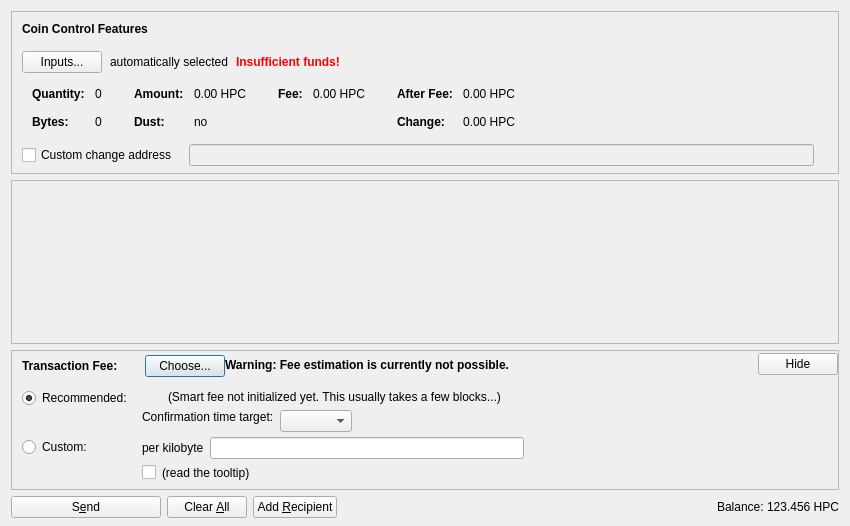
<?xml version="1.0" encoding="UTF-8"?>
<ui version="4.0">
 <class>SendCoinsDialog</class>
 <widget class="QDialog" name="SendCoinsDialog">
  <property name="geometry">
   <rect>
    <x>0</x>
    <y>0</y>
    <width>850</width>
    <height>526</height>
   </rect>
  </property>
  <property name="windowTitle">
   <string>Send Coins</string>
  </property>
  <layout class="QVBoxLayout" name="verticalLayout" stretch="0,1,0,0">
   <property name="bottomMargin">
    <number>8</number>
   </property>
   <item>
    <widget class="QFrame" name="frameCoinControl">
     <property name="sizePolicy">
      <sizepolicy hsizetype="Expanding" vsizetype="Expanding">
       <horstretch>0</horstretch>
       <verstretch>0</verstretch>
      </sizepolicy>
     </property>
     <property name="maximumSize">
      <size>
       <width>16777215</width>
       <height>16777215</height>
      </size>
     </property>
     <property name="frameShape">
      <enum>QFrame::StyledPanel</enum>
     </property>
     <property name="frameShadow">
      <enum>QFrame::Sunken</enum>
     </property>
     <layout class="QVBoxLayout" name="verticalLayoutCoinControl2">
      <property name="spacing">
       <number>0</number>
      </property>
      <property name="leftMargin">
       <number>0</number>
      </property>
      <property name="topMargin">
       <number>0</number>
      </property>
      <property name="rightMargin">
       <number>0</number>
      </property>
      <property name="bottomMargin">
       <number>6</number>
      </property>
      <item>
       <layout class="QVBoxLayout" name="verticalLayoutCoinControl" stretch="0,0,0,0,1">
        <property name="spacing">
         <number>0</number>
        </property>
        <property name="leftMargin">
         <number>10</number>
        </property>
        <property name="topMargin">
         <number>10</number>
        </property>
        <item>
         <layout class="QHBoxLayout" name="horizontalLayoutCoinControl1">
          <property name="bottomMargin">
           <number>15</number>
          </property>
          <item>
           <widget class="QLabel" name="labelCoinControlFeatures">
            <property name="sizePolicy">
             <sizepolicy hsizetype="Preferred" vsizetype="Maximum">
              <horstretch>0</horstretch>
              <verstretch>0</verstretch>
             </sizepolicy>
            </property>
            <property name="font">
             <font>
              <weight>75</weight>
              <bold>true</bold>
             </font>
            </property>
            <property name="styleSheet">
             <string notr="true">font-weight:bold;</string>
            </property>
            <property name="text">
             <string>Coin Control Features</string>
            </property>
           </widget>
          </item>
         </layout>
        </item>
        <item>
         <layout class="QHBoxLayout" name="horizontalLayoutCoinControl2" stretch="0,0,0,0">
          <property name="spacing">
           <number>8</number>
          </property>
          <property name="bottomMargin">
           <number>10</number>
          </property>
          <item>
           <widget class="QPushButton" name="pushButtonCoinControl">
            <property name="styleSheet">
             <string notr="true"/>
            </property>
            <property name="text">
             <string>Inputs...</string>
            </property>
            <property name="autoDefault">
             <bool>false</bool>
            </property>
           </widget>
          </item>
          <item>
           <widget class="QLabel" name="labelCoinControlAutomaticallySelected">
            <property name="text">
             <string>automatically selected</string>
            </property>
            <property name="margin">
             <number>5</number>
            </property>
           </widget>
          </item>
          <item>
           <widget class="QLabel" name="labelCoinControlInsuffFunds">
            <property name="font">
             <font>
              <weight>75</weight>
              <bold>true</bold>
             </font>
            </property>
            <property name="styleSheet">
             <string notr="true">color:red;font-weight:bold;</string>
            </property>
            <property name="text">
             <string>Insufficient funds!</string>
            </property>
            <property name="margin">
             <number>5</number>
            </property>
           </widget>
          </item>
          <item>
           <spacer name="horizontalSpacerCoinControl">
            <property name="orientation">
             <enum>Qt::Horizontal</enum>
            </property>
            <property name="sizeHint" stdset="0">
             <size>
              <width>40</width>
              <height>1</height>
             </size>
            </property>
           </spacer>
          </item>
         </layout>
        </item>
        <item>
         <widget class="QWidget" name="widgetCoinControl" native="true">
          <property name="sizePolicy">
           <sizepolicy hsizetype="Preferred" vsizetype="Preferred">
            <horstretch>0</horstretch>
            <verstretch>0</verstretch>
           </sizepolicy>
          </property>
          <property name="minimumSize">
           <size>
            <width>0</width>
            <height>0</height>
           </size>
          </property>
          <property name="styleSheet">
           <string notr="true"/>
          </property>
          <layout class="QHBoxLayout" name="horizontalLayoutCoinControl5">
           <property name="leftMargin">
            <number>0</number>
           </property>
           <property name="topMargin">
            <number>0</number>
           </property>
           <property name="rightMargin">
            <number>0</number>
           </property>
           <property name="bottomMargin">
            <number>0</number>
           </property>
           <item>
            <layout class="QHBoxLayout" name="horizontalLayoutCoinControl3" stretch="0,0,0,1">
             <property name="spacing">
              <number>20</number>
             </property>
             <property name="topMargin">
              <number>0</number>
             </property>
             <property name="bottomMargin">
              <number>10</number>
             </property>
             <item>
              <layout class="QFormLayout" name="formLayoutCoinControl1">
               <property name="horizontalSpacing">
                <number>10</number>
               </property>
               <property name="verticalSpacing">
                <number>14</number>
               </property>
               <property name="leftMargin">
                <number>10</number>
               </property>
               <property name="topMargin">
                <number>4</number>
               </property>
               <property name="rightMargin">
                <number>6</number>
               </property>
               <item row="0" column="0">
                <widget class="QLabel" name="labelCoinControlQuantityText">
                 <property name="font">
                  <font>
                   <weight>75</weight>
                   <bold>true</bold>
                  </font>
                 </property>
                 <property name="text">
                  <string>Quantity:</string>
                 </property>
                 <property name="margin">
                  <number>0</number>
                 </property>
                </widget>
               </item>
               <item row="0" column="1">
                <widget class="QLabel" name="labelCoinControlQuantity">
                 <property name="cursor">
                  <cursorShape>IBeamCursor</cursorShape>
                 </property>
                 <property name="contextMenuPolicy">
                  <enum>Qt::ActionsContextMenu</enum>
                 </property>
                 <property name="text">
                  <string notr="true">0</string>
                 </property>
                 <property name="margin">
                  <number>0</number>
                 </property>
                 <property name="textInteractionFlags">
                  <set>Qt::LinksAccessibleByMouse|Qt::TextSelectableByKeyboard|Qt::TextSelectableByMouse</set>
                 </property>
                </widget>
               </item>
               <item row="1" column="0">
                <widget class="QLabel" name="labelCoinControlBytesText">
                 <property name="font">
                  <font>
                   <weight>75</weight>
                   <bold>true</bold>
                  </font>
                 </property>
                 <property name="text">
                  <string>Bytes:</string>
                 </property>
                </widget>
               </item>
               <item row="1" column="1">
                <widget class="QLabel" name="labelCoinControlBytes">
                 <property name="cursor">
                  <cursorShape>IBeamCursor</cursorShape>
                 </property>
                 <property name="contextMenuPolicy">
                  <enum>Qt::ActionsContextMenu</enum>
                 </property>
                 <property name="text">
                  <string notr="true">0</string>
                 </property>
                 <property name="textInteractionFlags">
                  <set>Qt::LinksAccessibleByMouse|Qt::TextSelectableByKeyboard|Qt::TextSelectableByMouse</set>
                 </property>
                </widget>
               </item>
              </layout>
             </item>
             <item>
              <layout class="QFormLayout" name="formLayoutCoinControl2">
               <property name="horizontalSpacing">
                <number>10</number>
               </property>
               <property name="verticalSpacing">
                <number>14</number>
               </property>
               <property name="leftMargin">
                <number>6</number>
               </property>
               <property name="topMargin">
                <number>4</number>
               </property>
               <property name="rightMargin">
                <number>6</number>
               </property>
               <item row="0" column="0">
                <widget class="QLabel" name="labelCoinControlAmountText">
                 <property name="font">
                  <font>
                   <weight>75</weight>
                   <bold>true</bold>
                  </font>
                 </property>
                 <property name="text">
                  <string>Amount:</string>
                 </property>
                 <property name="margin">
                  <number>0</number>
                 </property>
                </widget>
               </item>
               <item row="0" column="1">
                <widget class="QLabel" name="labelCoinControlAmount">
                 <property name="cursor">
                  <cursorShape>IBeamCursor</cursorShape>
                 </property>
                 <property name="contextMenuPolicy">
                  <enum>Qt::ActionsContextMenu</enum>
                 </property>
                 <property name="text">
                  <string notr="true">0.00 HPC</string>
                 </property>
                 <property name="textInteractionFlags">
                  <set>Qt::LinksAccessibleByMouse|Qt::TextSelectableByKeyboard|Qt::TextSelectableByMouse</set>
                 </property>
                </widget>
               </item>
               <item row="1" column="0">
                <widget class="QLabel" name="labelCoinControlLowOutputText">
                 <property name="font">
                  <font>
                   <weight>75</weight>
                   <bold>true</bold>
                  </font>
                 </property>
                 <property name="text">
                  <string>Dust:</string>
                 </property>
                </widget>
               </item>
               <item row="1" column="1">
                <widget class="QLabel" name="labelCoinControlLowOutput">
                 <property name="cursor">
                  <cursorShape>IBeamCursor</cursorShape>
                 </property>
                 <property name="contextMenuPolicy">
                  <enum>Qt::ActionsContextMenu</enum>
                 </property>
                 <property name="text">
                  <string notr="true">no</string>
                 </property>
                 <property name="textInteractionFlags">
                  <set>Qt::LinksAccessibleByMouse|Qt::TextSelectableByKeyboard|Qt::TextSelectableByMouse</set>
                 </property>
                </widget>
               </item>
              </layout>
             </item>
             <item>
              <layout class="QFormLayout" name="formLayoutCoinControl3">
               <property name="horizontalSpacing">
                <number>10</number>
               </property>
               <property name="verticalSpacing">
                <number>14</number>
               </property>
               <property name="leftMargin">
                <number>6</number>
               </property>
               <property name="topMargin">
                <number>4</number>
               </property>
               <property name="rightMargin">
                <number>6</number>
               </property>
               <item row="0" column="0">
                <widget class="QLabel" name="labelCoinControlFeeText">
                 <property name="font">
                  <font>
                   <weight>75</weight>
                   <bold>true</bold>
                  </font>
                 </property>
                 <property name="text">
                  <string>Fee:</string>
                 </property>
                 <property name="margin">
                  <number>0</number>
                 </property>
                </widget>
               </item>
               <item row="0" column="1">
                <widget class="QLabel" name="labelCoinControlFee">
                 <property name="cursor">
                  <cursorShape>IBeamCursor</cursorShape>
                 </property>
                 <property name="contextMenuPolicy">
                  <enum>Qt::ActionsContextMenu</enum>
                 </property>
                 <property name="text">
                  <string notr="true">0.00 HPC</string>
                 </property>
                 <property name="textInteractionFlags">
                  <set>Qt::LinksAccessibleByMouse|Qt::TextSelectableByKeyboard|Qt::TextSelectableByMouse</set>
                 </property>
                </widget>
               </item>
              </layout>
             </item>
             <item>
              <layout class="QFormLayout" name="formLayoutCoinControl4">
               <property name="horizontalSpacing">
                <number>10</number>
               </property>
               <property name="verticalSpacing">
                <number>14</number>
               </property>
               <property name="leftMargin">
                <number>6</number>
               </property>
               <property name="topMargin">
                <number>4</number>
               </property>
               <property name="rightMargin">
                <number>6</number>
               </property>
               <item row="0" column="0">
                <widget class="QLabel" name="labelCoinControlAfterFeeText">
                 <property name="font">
                  <font>
                   <weight>75</weight>
                   <bold>true</bold>
                  </font>
                 </property>
                 <property name="text">
                  <string>After Fee:</string>
                 </property>
                 <property name="margin">
                  <number>0</number>
                 </property>
                </widget>
               </item>
               <item row="0" column="1">
                <widget class="QLabel" name="labelCoinControlAfterFee">
                 <property name="cursor">
                  <cursorShape>IBeamCursor</cursorShape>
                 </property>
                 <property name="contextMenuPolicy">
                  <enum>Qt::ActionsContextMenu</enum>
                 </property>
                 <property name="text">
                  <string notr="true">0.00 HPC</string>
                 </property>
                 <property name="textInteractionFlags">
                  <set>Qt::LinksAccessibleByMouse|Qt::TextSelectableByKeyboard|Qt::TextSelectableByMouse</set>
                 </property>
                </widget>
               </item>
               <item row="1" column="0">
                <widget class="QLabel" name="labelCoinControlChangeText">
                 <property name="font">
                  <font>
                   <weight>75</weight>
                   <bold>true</bold>
                  </font>
                 </property>
                 <property name="text">
                  <string>Change:</string>
                 </property>
                </widget>
               </item>
               <item row="1" column="1">
                <widget class="QLabel" name="labelCoinControlChange">
                 <property name="cursor">
                  <cursorShape>IBeamCursor</cursorShape>
                 </property>
                 <property name="contextMenuPolicy">
                  <enum>Qt::ActionsContextMenu</enum>
                 </property>
                 <property name="text">
                  <string notr="true">0.00 HPC</string>
                 </property>
                 <property name="textInteractionFlags">
                  <set>Qt::LinksAccessibleByMouse|Qt::TextSelectableByKeyboard|Qt::TextSelectableByMouse</set>
                 </property>
                </widget>
               </item>
              </layout>
             </item>
            </layout>
           </item>
          </layout>
         </widget>
        </item>
        <item>
         <layout class="QHBoxLayout" name="horizontalLayoutCoinControl4" stretch="0,0,0">
          <property name="spacing">
           <number>12</number>
          </property>
          <property name="sizeConstraint">
           <enum>QLayout::SetDefaultConstraint</enum>
          </property>
          <property name="topMargin">
           <number>5</number>
          </property>
          <property name="rightMargin">
           <number>5</number>
          </property>
          <item>
           <widget class="QCheckBox" name="checkBoxCoinControlChange">
            <property name="toolTip">
             <string>If this is activated, but the change address is empty or invalid, change will be sent to a newly generated address.</string>
            </property>
            <property name="text">
             <string>Custom change address</string>
            </property>
           </widget>
          </item>
          <item>
           <widget class="QValidatedLineEdit" name="lineEditCoinControlChange">
            <property name="enabled">
             <bool>false</bool>
            </property>
            <property name="sizePolicy">
             <sizepolicy hsizetype="Expanding" vsizetype="Fixed">
              <horstretch>0</horstretch>
              <verstretch>0</verstretch>
             </sizepolicy>
            </property>
           </widget>
          </item>
          <item>
           <widget class="QLabel" name="labelCoinControlChangeLabel">
            <property name="sizePolicy">
             <sizepolicy hsizetype="Preferred" vsizetype="Expanding">
              <horstretch>0</horstretch>
              <verstretch>0</verstretch>
             </sizepolicy>
            </property>
            <property name="minimumSize">
             <size>
              <width>0</width>
              <height>0</height>
             </size>
            </property>
            <property name="text">
             <string/>
            </property>
            <property name="margin">
             <number>3</number>
            </property>
           </widget>
          </item>
         </layout>
        </item>
        <item>
         <spacer name="verticalSpacerCoinControl">
          <property name="orientation">
           <enum>Qt::Vertical</enum>
          </property>
          <property name="sizeHint" stdset="0">
           <size>
            <width>800</width>
            <height>1</height>
           </size>
          </property>
         </spacer>
        </item>
       </layout>
      </item>
     </layout>
    </widget>
   </item>
   <item>
    <widget class="QScrollArea" name="scrollArea">
     <property name="widgetResizable">
      <bool>true</bool>
     </property>
     <widget class="QWidget" name="scrollAreaWidgetContents">
      <property name="geometry">
       <rect>
        <x>0</x>
        <y>0</y>
        <width>830</width>
        <height>104</height>
       </rect>
      </property>
      <layout class="QVBoxLayout" name="verticalLayout_2" stretch="0,1">
       <property name="leftMargin">
        <number>0</number>
       </property>
       <property name="topMargin">
        <number>0</number>
       </property>
       <property name="rightMargin">
        <number>0</number>
       </property>
       <property name="bottomMargin">
        <number>0</number>
       </property>
       <item>
        <layout class="QVBoxLayout" name="entries">
         <property name="spacing">
          <number>6</number>
         </property>
        </layout>
       </item>
       <item>
        <spacer name="verticalSpacer">
         <property name="orientation">
          <enum>Qt::Vertical</enum>
         </property>
         <property name="sizeHint" stdset="0">
          <size>
           <width>20</width>
           <height>40</height>
          </size>
         </property>
        </spacer>
       </item>
      </layout>
     </widget>
    </widget>
   </item>
   <item>
    <widget class="QFrame" name="frameFee">
     <property name="sizePolicy">
      <sizepolicy hsizetype="Expanding" vsizetype="Expanding">
       <horstretch>0</horstretch>
       <verstretch>0</verstretch>
      </sizepolicy>
     </property>
     <property name="maximumSize">
      <size>
       <width>16777215</width>
       <height>16777215</height>
      </size>
     </property>
     <property name="frameShape">
      <enum>QFrame::StyledPanel</enum>
     </property>
     <property name="frameShadow">
      <enum>QFrame::Sunken</enum>
     </property>
     <layout class="QVBoxLayout" name="verticalLayoutFee1">
      <property name="spacing">
       <number>0</number>
      </property>
      <property name="leftMargin">
       <number>0</number>
      </property>
      <property name="topMargin">
       <number>0</number>
      </property>
      <property name="rightMargin">
       <number>0</number>
      </property>
      <property name="bottomMargin">
       <number>0</number>
      </property>
      <item>
       <layout class="QVBoxLayout" name="verticalLayoutFee2" stretch="0,0,0">
        <property name="spacing">
         <number>0</number>
        </property>
        <property name="leftMargin">
         <number>10</number>
        </property>
        <property name="topMargin">
         <number>0</number>
        </property>
        <item>
         <layout class="QHBoxLayout" name="horizontalLayoutFee1">
          <property name="bottomMargin">
           <number>0</number>
          </property>
          <item>
           <layout class="QVBoxLayout" name="verticalLayoutFee7">
            <property name="spacing">
             <number>0</number>
            </property>
            <item>
             <spacer name="verticalSpacerSmartFee">
              <property name="orientation">
               <enum>Qt::Vertical</enum>
              </property>
              <property name="sizeType">
               <enum>QSizePolicy::Fixed</enum>
              </property>
              <property name="sizeHint" stdset="0">
               <size>
                <width>1</width>
                <height>4</height>
               </size>
              </property>
             </spacer>
            </item>
            <item>
             <layout class="QHBoxLayout" name="horizontalLayoutSmartFee">
              <property name="spacing">
               <number>10</number>
              </property>
              <item>
               <widget class="QLabel" name="labelFeeHeadline">
                <property name="sizePolicy">
                 <sizepolicy hsizetype="Preferred" vsizetype="Maximum">
                  <horstretch>0</horstretch>
                  <verstretch>0</verstretch>
                 </sizepolicy>
                </property>
                <property name="font">
                 <font>
                  <weight>75</weight>
                  <bold>true</bold>
                 </font>
                </property>
                <property name="styleSheet">
                 <string notr="true">font-weight:bold;</string>
                </property>
                <property name="text">
                 <string>Transaction Fee:</string>
                </property>
               </widget>
              </item>
              <item>
               <widget class="QLabel" name="labelFeeMinimized">
                <property name="text">
                 <string/>
                </property>
               </widget>
              </item>
              <item>
               <widget class="QPushButton" name="buttonChooseFee">
                <property name="text">
                 <string>Choose...</string>
                </property>
               </widget>
              </item>
             </layout>
            </item>
            <item>
             <spacer name="verticalSpacer_5">
              <property name="orientation">
               <enum>Qt::Vertical</enum>
              </property>
              <property name="sizeHint" stdset="0">
               <size>
                <width>1</width>
                <height>1</height>
               </size>
              </property>
             </spacer>
            </item>
           </layout>
          </item>
          <item>
           <widget class="QLabel" name="fallbackFeeWarningLabel">
            <property name="toolTip">
             <string>Using the fallbackfee can result in sending a transaction that will take several hours or days (or never) to confirm. Consider choosing your fee manually or wait until you have validated the complete chain.</string>
            </property>
            <property name="font">
            <font>
                <weight>75</weight>
                <bold>true</bold>
            </font>
            </property>
            <property name="text">
             <string>Warning: Fee estimation is currently not possible.</string>
            </property>
            <property name="wordWrap">
             <bool>false</bool>
            </property>
           </widget>
          </item>
          <item>
           <spacer name="horizontalSpacer_4">
            <property name="orientation">
             <enum>Qt::Horizontal</enum>
            </property>
            <property name="sizeType">
             <enum>QSizePolicy::MinimumExpanding</enum>
            </property>
            <property name="sizeHint" stdset="0">
             <size>
              <width>40</width>
              <height>20</height>
             </size>
            </property>
           </spacer>
          </item>
          <item>
           <widget class="QPushButton" name="buttonMinimizeFee">
            <property name="toolTip">
             <string>collapse fee-settings</string>
            </property>
            <property name="text">
             <string>Hide</string>
            </property>
           </widget>
          </item>
         </layout>
        </item>
        <item>
         <widget class="QFrame" name="frameFeeSelection">
          <layout class="QVBoxLayout" name="verticalLayoutFee12">
           <property name="spacing">
            <number>0</number>
           </property>
           <property name="leftMargin">
            <number>0</number>
           </property>
           <property name="topMargin">
            <number>0</number>
           </property>
           <property name="rightMargin">
            <number>0</number>
           </property>
           <property name="bottomMargin">
            <number>0</number>
           </property>
           <item>
            <layout class="QGridLayout" name="gridLayoutFee">
             <property name="topMargin">
              <number>10</number>
             </property>
             <property name="bottomMargin">
              <number>4</number>
             </property>
             <property name="horizontalSpacing">
              <number>10</number>
             </property>
             <property name="verticalSpacing">
              <number>4</number>
             </property>
             <item row="1" column="1">
              <layout class="QVBoxLayout" name="verticalLayoutFee8">
               <property name="spacing">
                <number>6</number>
               </property>
               <item>
                <layout class="QHBoxLayout" name="horizontalLayoutFee13">
                 <item>
                  <widget class="QLabel" name="labelCustomPerKilobyte">
                   <property name="toolTip">
                    <string>Specify a custom fee per kB (1,000 bytes) of the transaction's virtual size.

Note:  Since the fee is calculated on a per-byte basis, a fee of "100 satoshis per kB" for a transaction size of 500 bytes (half of 1 kB) would ultimately yield a fee of only 50 satoshis.</string>
                   </property>
                   <property name="text">
                    <string>per kilobyte</string>
                   </property>
                  </widget>
                 </item>
                 <item>
                  <widget class="BitcoinAmountField" name="customFee"/>
                 </item>
                 <item>
                  <spacer name="horizontalSpacer_6">
                   <property name="orientation">
                    <enum>Qt::Horizontal</enum>
                   </property>
                   <property name="sizeHint" stdset="0">
                    <size>
                     <width>1</width>
                     <height>1</height>
                    </size>
                   </property>
                  </spacer>
                 </item>
                </layout>
               </item>
               <item>
                <layout class="QHBoxLayout" name="horizontalLayoutFee8">
                 <item>
                  <widget class="QCheckBox" name="checkBoxMinimumFee">
                   <property name="toolTip">
                    <string>Paying only the minimum fee is just fine as long as there is less transaction volume than space in the blocks. But be aware that this can end up in a never confirming transaction once there is more demand for hippocrates transactions than the network can process.</string>
                   </property>
                   <property name="text">
                    <string/>
                   </property>
                  </widget>
                 </item>
                 <item>
                  <widget class="QLabel" name="labelMinFeeWarning">
                   <property name="enabled">
                    <bool>true</bool>
                   </property>
                   <property name="toolTip">
                    <string>Paying only the minimum fee is just fine as long as there is less transaction volume than space in the blocks. But be aware that this can end up in a never confirming transaction once there is more demand for hippocrates transactions than the network can process.</string>
                   </property>
                   <property name="text">
                    <string>(read the tooltip)</string>
                   </property>
                   <property name="margin">
                    <number>5</number>
                   </property>
                  </widget>
                 </item>
                 <item>
                  <spacer name="horizontalSpacer_2">
                   <property name="orientation">
                    <enum>Qt::Horizontal</enum>
                   </property>
                   <property name="sizeHint" stdset="0">
                    <size>
                     <width>1</width>
                     <height>1</height>
                    </size>
                   </property>
                  </spacer>
                 </item>
                </layout>
               </item>
              </layout>
             </item>
             <item row="0" column="0">
              <layout class="QVBoxLayout" name="verticalLayoutFee4" stretch="0,1">
               <item>
                <widget class="QRadioButton" name="radioSmartFee">
                 <property name="text">
                  <string>Recommended:</string>
                 </property>
                 <property name="checked">
                  <bool>true</bool>
                 </property>
                 <attribute name="buttonGroup">
                  <string notr="true">groupFee</string>
                 </attribute>
                </widget>
               </item>
               <item>
                <spacer name="verticalSpacer_2">
                 <property name="orientation">
                  <enum>Qt::Vertical</enum>
                 </property>
                 <property name="sizeHint" stdset="0">
                  <size>
                   <width>1</width>
                   <height>1</height>
                  </size>
                 </property>
                </spacer>
               </item>
              </layout>
             </item>
             <item row="1" column="0">
              <layout class="QVBoxLayout" name="verticalLayoutFee9" stretch="0,1">
               <item>
                <widget class="QRadioButton" name="radioCustomFee">
                 <property name="text">
                  <string>Custom:</string>
                 </property>
                 <attribute name="buttonGroup">
                  <string notr="true">groupFee</string>
                 </attribute>
                </widget>
               </item>
               <item>
                <spacer name="verticalSpacer_6">
                 <property name="orientation">
                  <enum>Qt::Vertical</enum>
                 </property>
                 <property name="sizeHint" stdset="0">
                  <size>
                   <width>1</width>
                   <height>1</height>
                  </size>
                 </property>
                </spacer>
               </item>
              </layout>
             </item>
             <item row="0" column="1">
              <layout class="QVBoxLayout" name="verticalLayoutFee3" stretch="0,0,1">
               <property name="spacing">
                <number>6</number>
               </property>
               <property name="topMargin">
                <number>2</number>
               </property>
               <item>
                <layout class="QHBoxLayout" name="horizontalLayoutFee12">
                 <item>
                  <widget class="QLabel" name="labelSmartFee">
                   <property name="text">
                    <string/>
                   </property>
                   <property name="margin">
                    <number>2</number>
                   </property>
                  </widget>
                 </item>
                 <item>
                  <widget class="QLabel" name="labelFeeEstimation">
                   <property name="text">
                    <string/>
                   </property>
                  </widget>
                 </item>
                 <item>
                  <widget class="QLabel" name="labelSmartFee2">
                   <property name="text">
                    <string>(Smart fee not initialized yet. This usually takes a few blocks...)</string>
                   </property>
                   <property name="margin">
                    <number>2</number>
                   </property>
                  </widget>
                 </item>
                 <item>
                  <spacer name="horizontalSpacer_5">
                   <property name="orientation">
                    <enum>Qt::Horizontal</enum>
                   </property>
                   <property name="sizeHint" stdset="0">
                    <size>
                     <width>1</width>
                     <height>1</height>
                    </size>
                   </property>
                  </spacer>
                 </item>
                </layout>
               </item>
               <item>
                <layout class="QHBoxLayout" name="horizontalLayoutFee9">
                 <item>
                  <layout class="QVBoxLayout" name="verticalLayoutFee6">
                   <item>
                    <widget class="QLabel" name="labelSmartFee3">
                     <property name="text">
                      <string>Confirmation time target:</string>
                     </property>
                     <property name="margin">
                      <number>2</number>
                     </property>
                    </widget>
                   </item>
                   <item>
                    <spacer name="verticalSpacer_3">
                     <property name="orientation">
                      <enum>Qt::Vertical</enum>
                     </property>
                     <property name="sizeHint" stdset="0">
                      <size>
                       <width>1</width>
                       <height>1</height>
                      </size>
                     </property>
                    </spacer>
                   </item>
                  </layout>
                 </item>
                 <item>
                  <layout class="QVBoxLayout" name="verticalLayoutFee5">
                   <property name="rightMargin">
                    <number>30</number>
                   </property>
                   <item>
                    <layout class="QHBoxLayout" name="horizontalLayoutConfTarget">
                     <property name="bottomMargin">
                      <number>0</number>
                     </property>
                     <item>
                      <widget class="QComboBox" name="confTargetSelector"/>
                     </item>
                     <item>
                      <spacer name="horizontalSpacerConfTarget">
                       <property name="orientation">
                        <enum>Qt::Horizontal</enum>
                       </property>
                       <property name="sizeHint" stdset="0">
                        <size>
                         <width>40</width>
                         <height>20</height>
                        </size>
                       </property>
                      </spacer>
                     </item>
                    </layout>
                   </item>
                  </layout>
                 </item>
                </layout>
               </item>
               <item>
                <spacer name="verticalSpacer_4">
                 <property name="orientation">
                  <enum>Qt::Vertical</enum>
                 </property>
                 <property name="sizeHint" stdset="0">
                  <size>
                   <width>1</width>
                   <height>1</height>
                  </size>
                 </property>
                </spacer>
               </item>
              </layout>
             </item>
            </layout>
           </item>
          </layout>
         </widget>
        </item>
        <item>
         <spacer name="verticalSpacerFee">
          <property name="orientation">
           <enum>Qt::Vertical</enum>
          </property>
          <property name="sizeHint" stdset="0">
           <size>
            <width>40</width>
            <height>5</height>
           </size>
          </property>
         </spacer>
        </item>
       </layout>
      </item>
     </layout>
    </widget>
   </item>
   <item>
    <layout class="QHBoxLayout" name="horizontalLayout">
     <item>
      <widget class="QPushButton" name="sendButton">
       <property name="minimumSize">
        <size>
         <width>150</width>
         <height>0</height>
        </size>
       </property>
       <property name="toolTip">
        <string>Confirm the send action</string>
       </property>
       <property name="text">
        <string>S&amp;end</string>
       </property>
       <property name="icon">
        <iconset resource="../bitcoin.qrc">
         <normaloff>:/icons/send</normaloff>:/icons/send</iconset>
       </property>
       <property name="autoDefault">
        <bool>false</bool>
       </property>
       <property name="default">
        <bool>false</bool>
       </property>
      </widget>
     </item>
     <item>
      <widget class="QPushButton" name="clearButton">
       <property name="sizePolicy">
        <sizepolicy hsizetype="Minimum" vsizetype="Fixed">
         <horstretch>0</horstretch>
         <verstretch>0</verstretch>
        </sizepolicy>
       </property>
       <property name="toolTip">
        <string>Clear all fields of the form.</string>
       </property>
       <property name="text">
        <string>Clear &amp;All</string>
       </property>
       <property name="icon">
        <iconset resource="../bitcoin.qrc">
         <normaloff>:/icons/remove</normaloff>:/icons/remove</iconset>
       </property>
       <property name="autoDefault">
        <bool>false</bool>
       </property>
      </widget>
     </item>
     <item>
      <widget class="QPushButton" name="addButton">
       <property name="toolTip">
        <string>Send to multiple recipients at once</string>
       </property>
       <property name="text">
        <string>Add &amp;Recipient</string>
       </property>
       <property name="icon">
        <iconset resource="../bitcoin.qrc">
         <normaloff>:/icons/add</normaloff>:/icons/add</iconset>
       </property>
       <property name="autoDefault">
        <bool>false</bool>
       </property>
      </widget>
     </item>
     <item>
      <spacer name="horizontalSpacer">
       <property name="orientation">
        <enum>Qt::Horizontal</enum>
       </property>
       <property name="sizeHint" stdset="0">
        <size>
         <width>40</width>
         <height>20</height>
        </size>
       </property>
      </spacer>
     </item>
     <item>
      <layout class="QHBoxLayout" name="horizontalLayout_2">
       <property name="spacing">
        <number>3</number>
       </property>
       <item>
        <widget class="QLabel" name="label">
         <property name="sizePolicy">
          <sizepolicy hsizetype="Preferred" vsizetype="Fixed">
           <horstretch>0</horstretch>
           <verstretch>0</verstretch>
          </sizepolicy>
         </property>
         <property name="text">
          <string>Balance:</string>
         </property>
        </widget>
       </item>
       <item>
        <widget class="QLabel" name="labelBalance">
         <property name="sizePolicy">
          <sizepolicy hsizetype="Preferred" vsizetype="Fixed">
           <horstretch>0</horstretch>
           <verstretch>0</verstretch>
          </sizepolicy>
         </property>
         <property name="cursor">
          <cursorShape>IBeamCursor</cursorShape>
         </property>
         <property name="text">
          <string notr="true">123.456 HPC</string>
         </property>
         <property name="textInteractionFlags">
          <set>Qt::LinksAccessibleByMouse|Qt::TextSelectableByKeyboard|Qt::TextSelectableByMouse</set>
         </property>
        </widget>
       </item>
      </layout>
     </item>
    </layout>
   </item>
  </layout>
 </widget>
 <customwidgets>
  <customwidget>
   <class>QValidatedLineEdit</class>
   <extends>QLineEdit</extends>
   <header>qt/qvalidatedlineedit.h</header>
  </customwidget>
  <customwidget>
   <class>BitcoinAmountField</class>
   <extends>QLineEdit</extends>
   <header>qt/bitcoinamountfield.h</header>
   <container>1</container>
  </customwidget>
 </customwidgets>
 <resources>
  <include location="../bitcoin.qrc"/>
 </resources>
 <connections/>
 <buttongroups>
  <buttongroup name="groupFee"/>
 </buttongroups>
</ui>
